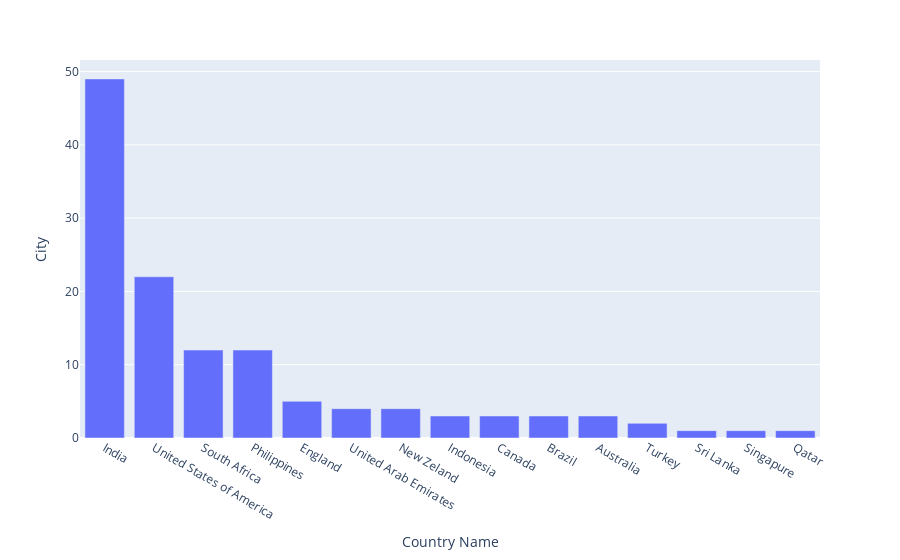

Here is the notebook cell this chart was saved with:
### Markdown cell above
### 1. Qual o nome do país que possui mais cidades registradas?

### Code cell
df2 = df1.loc[:, ['City', 'Country Name']].groupby('Country Name').nunique().sort_values(['City', 'Country Name'],ascending = False).reset_index()
px.bar(df2, x = 'Country Name', y = 'City')

### Figure 1 — Plotly figure (JSON) as saved in the notebook; plotly's stock layout.template omitted (floating-point values rounded to 4 significant figures)
{"data": [{"alignmentgroup": "True", "hovertemplate": "Country Name=%{x}<br>City=%{y}<extra></extra>", "legendgroup": "", "marker": {"color": "#636efa", "pattern": {"shape": ""}}, "name": "", "offsetgroup": "", "orientation": "v", "showlegend": false, "textposition": "auto", "type": "bar", "x": ["India", "United States of America", "South Africa", "Philippines", "England", "United Arab Emirates", "New Zeland", "Indonesia", "Canada", "Brazil", "Australia", "Turkey", "Sri Lanka", "Singapure", "Qatar"], "xaxis": "x", "y": [49, 22, 12, 12, 5, 4, 4, 3, 3, 3, 3, 2, 1, 1, 1], "yaxis": "y"}], "layout": {"autosize": true, "barmode": "relative", "legend": {"tracegroupgap": 0}, "margin": {"t": 60}, "xaxis": {"anchor": "y", "autorange": true, "domain": [0, 1], "range": [-0.5, 14.5], "title": {"text": "Country Name"}, "type": "category"}, "yaxis": {"anchor": "x", "autorange": true, "domain": [0, 1], "range": [0, 51.58], "title": {"text": "City"}, "type": "linear"}}}
